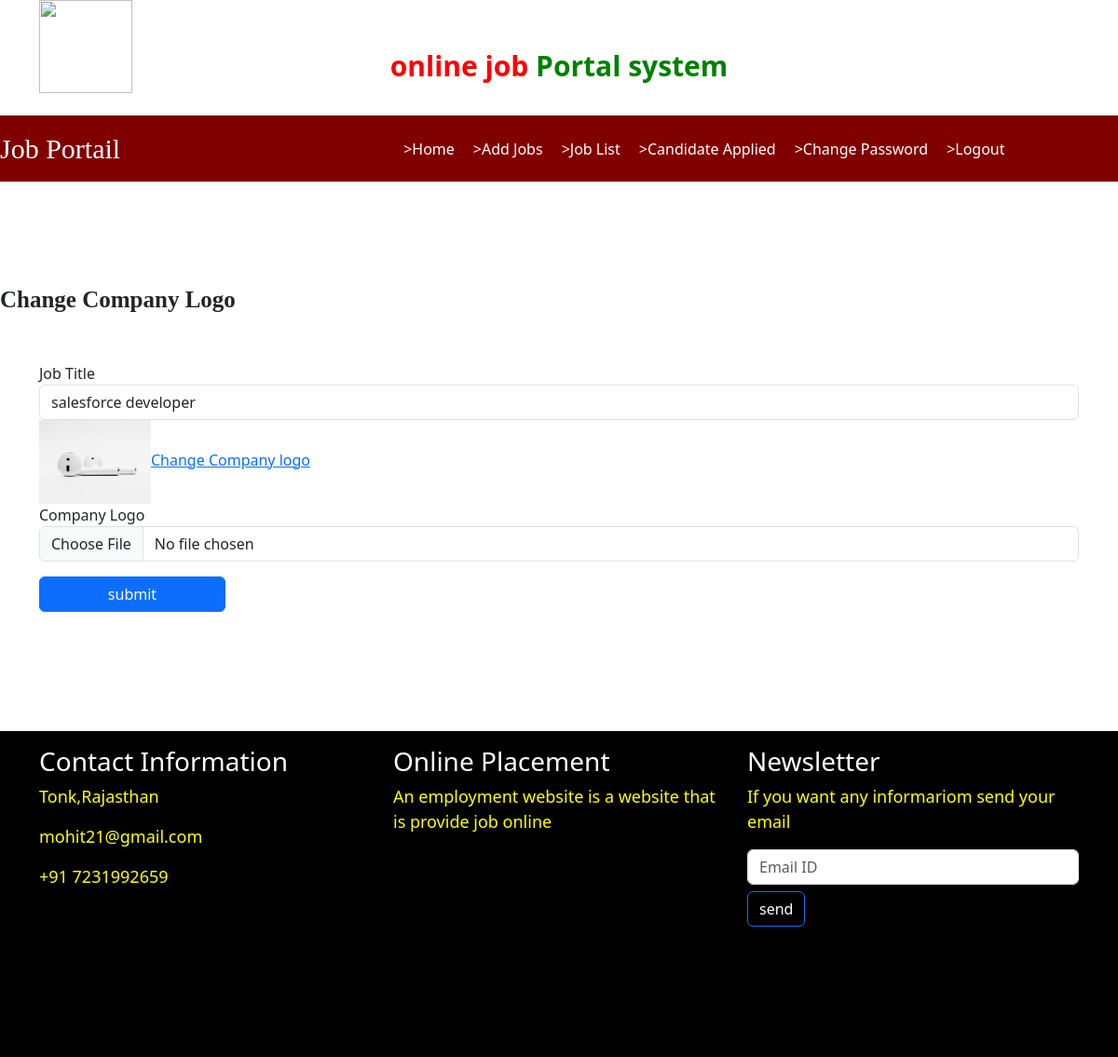
The app's page /change_companylogo/6 with its own data.
### job/models.py (models this page shows, shortened)
class Job(models.Model):
    recruiter=models.ForeignKey(Recruiter,on_delete=models.CASCADE,blank=True)
    start_date=models.DateField()
    end_date=models.DateField()
    title=models.CharField(max_length=100)
    salary=models.FloatField(max_length=20)
    description=models.CharField(max_length=300)
    experience=models.CharField(max_length=50)
    location=models.CharField(max_length=100)
    skills=models.CharField(max_length=100)
    creationdate=models.DateField()
    image=models.ImageField(upload_to='images',default='')

### job/views.py (the view, shortened to what this page needs)
# urls.py: path('change_companylogo/<int:pid>',views.change_companylogo,name='change_companylogo'),
def change_companylogo(request,pid):
    error = ""
    job=Job.objects.get(id=pid)
    d = {'error': error, 'job': job}
    return render(request, 'job/change_companylogo.html', d)

### templates/job/change_companylogo.html (shortened to what this page needs)
{% extends 'job/recruiter_navigation.html' %}
{% load static %}
{% block body %}
<marquee style="font-family:'Monotype Corsiva' ;font-size:25px; color: darkcolor; backgroung-color:black;font-weight:bold;margin-top:1%">
    Change Company Logo
</marquee>
<form class="container mt-5"  name="signup" method="post" enctype="multipart/form-data">{% csrf_token %}
   <div class="form-row">
       <div class="form-group col md-12">
           <label>Job Title</label>
           <input type="text" class="form-control" name="jobtitle" value="{{job.title}}">
       </div>
      <div class="form-row">
          <div class="form-group col md-12">
           <img src="{{job.image.url}}" width="120" height="90"><a href="">Change Company logo</a>
       </div>
      </div>
      <div class="form-row">
          <div class="form-group col md-12">
              <label>Company Logo</label>
              <input type="file" class="form-control" name="logo">
      </div>
       </div>
   </div>
    <input type="submit" value="submit" class="btn btn-primary my-3" style="width:200px">
</form>
{% endblock body %}

### records on screen
Job: jobtitle "salesforce developer", image (picture)
